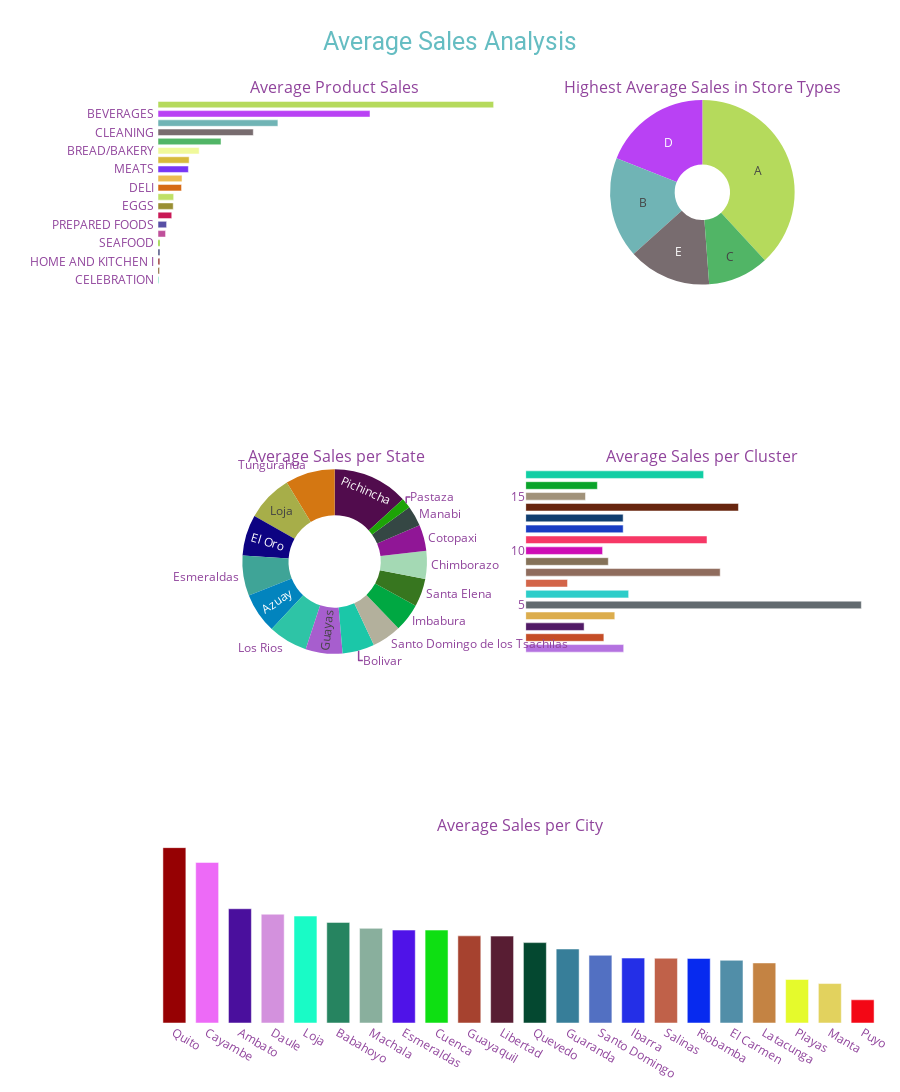

Write notebook code for a chart like this one.
### Code cell
import matplotlib.pyplot as plt

fig = make_subplots(rows=5, cols=2, 
                    specs=[[{"type": "bar"}, {"type": "pie"}],
                           [{"colspan": 2}, None],
                           [{"type": "pie"},{"type": "bar"} ],
                           [{"colspan": 2}, None],
                           [{"colspan": 2}, None]],
                    column_widths=[0.5, 0.5], vertical_spacing=0, horizontal_spacing=0.02,
                    subplot_titles=("Average Product Sales", 
                                    "Highest Average Sales in Store Types",
                                    "\n",
                                    "\n"
                                    "Average Sales per State",
                                    "Average Sales per Cluster",
                                    "\n",
                                    "\n"
                                    "Average Sales per City",
                                   ))
fig.add_trace(go.Bar(x=ts_sales_family['sales'], 
                     y=ts_sales_family['family'],
                     marker=dict(color= ts_sales_family['color']),
                     name='Family', orientation='h'), 
                     row=1, col=1)
fig.add_trace(go.Pie(values=ts_sales_type['sales'], labels=ts_sales_type['type'], name='Store Type',
                     marker=dict(colors= ts_sales_family['color']), hole=0.4+(0.1 * random.randrange(-2, 2)),
                     hoverinfo='label+percent+value', textinfo='label'),row=1, col=2)
fig.add_trace(go.Bar(x=ts_sales_cluster['sales'], 
                     y=ts_sales_cluster['cluster'],
                     marker=dict(color= ts_sales_cluster['color']),
                     name='Cluster', orientation='h'), 
                     row=3, col=2)
fig.add_trace(go.Pie(values=ts_sales_state['sales'], labels=ts_sales_state['state'], name='State',
                     marker=dict(colors= ts_sales_state['color']), hole=0.4+(0.1 * random.randrange(-2, 2)),
                     hoverinfo='label+percent+value', textinfo='label'),row=3, col=1)
fig.add_trace(go.Bar(x=ts_sales_city['city'], y=ts_sales_city['sales'], 
                     marker=dict(color= ts_sales_city['color']), name='City'), 
                     row=5, col=1)
fig.update_yaxes(showgrid=False, ticksuffix=' ', categoryorder='total ascending', row=1, col=1)
fig.update_xaxes(visible=False, row=1, col=1)
fig.update_xaxes(visible=False, row=3, col=2)
fig.update_xaxes(tickmode = 'array', tickvals=ts_sales_cluster.cluster, ticktext=[i for i in range(1,17)], row=3, col=2)
fig.update_yaxes(visible=False, row=5, col=1)
plt_themes = ["plotly", "plotly_white", "plotly_dark", "ggplot2", "seaborn", "simple_white", "none"]
fig.update_layout(height=1800, bargap=0.3,
                  margin=dict(b=10,r=20,l=20), 
                  xaxis=dict(tickmode='linear'),
                  title_text="Average Sales Analysis",
                  title_x=0.5,
                  template=plt_themes[random.randrange(0, 6)],
                  title_font=dict(size=25, color=random_color(), family="Roboto, sans-serif"),
                  font=dict(color=random_color()),
                  hoverlabel=dict(bgcolor=random_color(), font_size=15, font_family="Roboto, sans-serif"),
                  showlegend=False)
fig.show()

### Figure 1 — Plotly figure (JSON) as saved in the notebook; plotly's stock layout.template omitted (floating-point values rounded to 4 significant figures)
{"data": [{"marker": {"color": ["#b5da5c", "#b941f4", "#70b4b5", "#786c6f", "#51b566", "#f0f99b", "#d7ba3b", "#7736f5", "#ecbc52", "#d66a15", "#bfe066", "#998f33", "#c91956", "#584fa5", "#bf509a", "#8ece31", "#42477a", "#8e2825", "#7d5a25", "#17cc95"]}, "name": "Family", "orientation": "h", "type": "bar", "x": [3777.0, 2386.0, 1349.0, 1072.0, 709.2, 463.3, 350.5, 341.8, 270.4, 265.1, 176.2, 171.4, 154.8, 96.77, 85.19, 22.16, 21.58, 20.47, 16.72, 8.37], "xaxis": "x", "y": ["GROCERY I", "BEVERAGES", "PRODUCE", "CLEANING", "DAIRY", "BREAD/BAKERY", "POULTRY", "MEATS", "PERSONAL CARE", "DELI", "HOME CARE", "EGGS", "FROZEN FOODS", "PREPARED FOODS", "LIQUOR,WINE,BEER", "SEAFOOD", "GROCERY II", "HOME AND KITCHEN I", "HOME AND KITCHEN II", "CELEBRATION"], "yaxis": "y"}, {"domain": {"x": [0.51, 1], "y": [0.8, 1]}, "hole": 0.3, "hoverinfo": "label+percent+value", "labels": ["A", "D", "B", "E", "C"], "marker": {"colors": ["#b5da5c", "#b941f4", "#70b4b5", "#786c6f", "#51b566", "#f0f99b", "#d7ba3b", "#7736f5", "#ecbc52", "#d66a15", "#bfe066", "#998f33", "#c91956", "#584fa5", "#bf509a", "#8ece31", "#42477a", "#8e2825", "#7d5a25", "#17cc95"]}, "name": "Store Type", "textinfo": "label", "type": "pie", "values": [705.9, 351.0, 326.7, 269.1, 197.3]}, {"marker": {"color": ["#626a6f", "#67250f", "#8f6c5d", "#f63866", "#11cea4", "#2dcdc9", "#b472e0", "#193dc3", "#103e70", "#dcad4d", "#857259", "#c54d27", "#ce0cb5", "#0aa42a", "#a1927a", "#511a66", "#d36549"]}, "name": "Cluster", "orientation": "h", "type": "bar", "x": [1117.0, 708.2, 647.4, 603.5, 592.2, 342.7, 326.2, 324.5, 324.4, 296.6, 275.0, 260.2, 255.9, 238.6, 199.0, 194.4, 139.3], "xaxis": "x3", "y": [5, 14, 8, 11, 17, 6, 1, 12, 13, 4, 9, 2, 10, 16, 15, 3, 7], "yaxis": "y3"}, {"domain": {"x": [0, 0.49], "y": [0.4, 0.6]}, "hole": 0.5, "hoverinfo": "label+percent+value", "labels": ["Pichincha", "Tungurahua", "Loja", "El Oro", "Esmeraldas", "Azuay", "Los Rios", "Guayas", "Bolivar", "Santo Domingo de los Tsachilas", "Imbabura", "Santa Elena", "Chimborazo", "Cotopaxi", "Manabi", "Pastaza"], "marker": {"colors": ["#510c4d", "#d47712", "#a7ae49", "#0d0382", "#3fa497", "#0284be", "#2ec4a6", "#a75ece", "#1bc7a8", "#b3b09c", "#00a842", "#37761f", "#a4d9b4", "#901696", "#354744", "#1da307"]}, "name": "State", "textinfo": "label", "type": "pie", "values": [554.1, 362.6, 339.4, 300.4, 295.0, 294.9, 287.2, 270.2, 234.8, 214.9, 206.1, 205.5, 204.9, 190.6, 149.8, 73.6]}, {"marker": {"color": ["#960103", "#ed6af7", "#4a0f9d", "#d391dd", "#19fbc6", "#268460", "#89af9d", "#4f13e8", "#0edf12", "#a6422f", "#581d33", "#044830", "#377e99", "#5270c2", "#242fe7", "#c06149", "#072aef", "#518ea8", "#c48343", "#e5fa2c", "#e2d25e", "#f30715"]}, "name": "City", "type": "bar", "x": ["Quito", "Cayambe", "Ambato", "Daule", "Loja", "Babahoyo", "Machala", "Esmeraldas", "Cuenca", "Guayaquil", "Libertad", "Quevedo", "Guaranda", "Santo Domingo", "Ibarra", "Salinas", "Riobamba", "El Carmen", "Latacunga", "Playas", "Manta", "Puyo"], "xaxis": "x5", "y": [556.6, 509.7, 362.6, 345.3, 339.4, 319.3, 300.4, 295.0, 294.9, 276.6, 275.7, 255.1, 234.8, 214.9, 206.1, 205.5, 204.9, 199.0, 190.6, 138.1, 125.2, 73.6], "yaxis": "y5"}], "layout": {"annotations": [{"font": {"size": 16}, "showarrow": false, "text": "Average Product Sales", "x": 0.245, "xanchor": "center", "xref": "paper", "y": 1, "yanchor": "bottom", "yref": "paper"}, {"font": {"size": 16}, "showarrow": false, "text": "Highest Average Sales in Store Types", "x": 0.755, "xanchor": "center", "xref": "paper", "y": 1, "yanchor": "bottom", "yref": "paper"}, {"font": {"size": 16}, "showarrow": false, "text": "\n", "x": 0.5, "xanchor": "center", "xref": "paper", "y": 0.8, "yanchor": "bottom", "yref": "paper"}, {"font": {"size": 16}, "showarrow": false, "text": "\nAverage Sales per State", "x": 0.245, "xanchor": "center", "xref": "paper", "y": 0.6, "yanchor": "bottom", "yref": "paper"}, {"font": {"size": 16}, "showarrow": false, "text": "Average Sales per Cluster", "x": 0.755, "xanchor": "center", "xref": "paper", "y": 0.6, "yanchor": "bottom", "yref": "paper"}, {"font": {"size": 16}, "showarrow": false, "text": "\n", "x": 0.5, "xanchor": "center", "xref": "paper", "y": 0.4, "yanchor": "bottom", "yref": "paper"}, {"font": {"size": 16}, "showarrow": false, "text": "\nAverage Sales per City", "x": 0.5, "xanchor": "center", "xref": "paper", "y": 0.2, "yanchor": "bottom", "yref": "paper"}], "bargap": 0.3, "font": {"color": "#90449c"}, "height": 1800, "hoverlabel": {"bgcolor": "#45ffbc", "font": {"family": "Roboto, sans-serif", "size": 15}}, "margin": {"b": 10, "l": 20, "r": 20}, "showlegend": false, "title": {"font": {"color": "#65bdc2", "family": "Roboto, sans-serif", "size": 25}, "text": "Average Sales Analysis", "x": 0.5}, "xaxis": {"anchor": "y", "domain": [0, 0.49], "tickmode": "linear", "visible": false}, "xaxis2": {"anchor": "y2", "domain": [0, 1]}, "xaxis3": {"anchor": "y3", "domain": [0.51, 1], "tickmode": "array", "ticktext": [1, 2, 3, 4, 5, 6, 7, 8, 9, 10, 11, 12, 13, 14, 15, 16], "tickvals": [5, 14, 8, 11, 17, 6, 1, 12, 13, 4, 9, 2, 10, 16, 15, 3, 7], "visible": false}, "xaxis4": {"anchor": "y4", "domain": [0, 1]}, "xaxis5": {"anchor": "y5", "domain": [0, 1]}, "yaxis": {"anchor": "x", "categoryorder": "total ascending", "domain": [0.8, 1], "showgrid": false, "ticksuffix": " "}, "yaxis2": {"anchor": "x2", "domain": [0.6, 0.8]}, "yaxis3": {"anchor": "x3", "domain": [0.4, 0.6]}, "yaxis4": {"anchor": "x4", "domain": [0.2, 0.4]}, "yaxis5": {"anchor": "x5", "domain": [0, 0.2], "visible": false}}}
